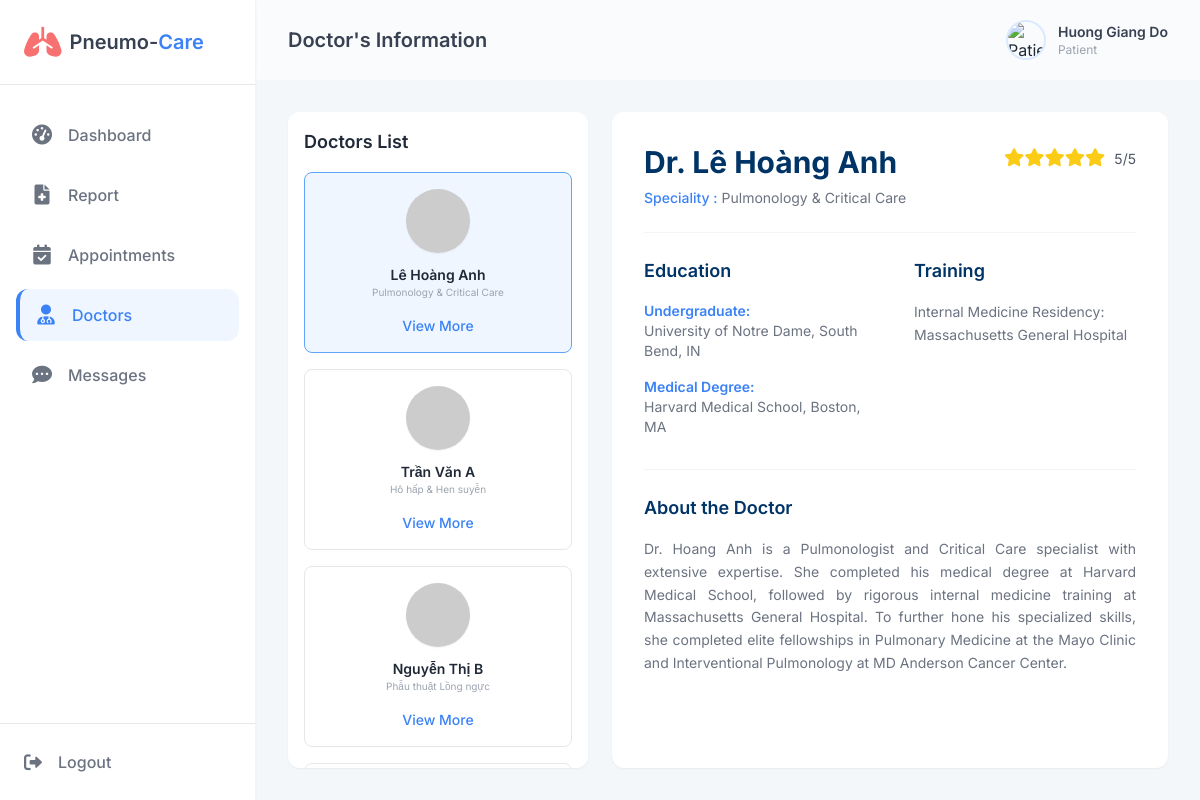
The app's page /pneumocare/pat_doctors.php (signed in) with its own data.
### tables this page shows
CREATE TABLE `Doctor_Profiles` (
  `doctor_id` int(11) NOT NULL,
  `speciality` varchar(100) DEFAULT NULL,
  `consultation_fee` decimal(10,2) DEFAULT NULL,
  `undergraduate_edu` text DEFAULT NULL,
  `medical_edu` text DEFAULT NULL,
  `training` text DEFAULT NULL,
  `affiliations` text DEFAULT NULL,
  `bio` text DEFAULT NULL
);

CREATE TABLE `Users` (
  `user_id` int(11) NOT NULL,
  `email` varchar(100) NOT NULL,
  `password_hash` varchar(255) NOT NULL,
  `full_name` varchar(100) NOT NULL,
  `role` enum('Admin','Doctor','Patient') NOT NULL,
  `avatar_url` text DEFAULT NULL,
  `is_active` tinyint(1) DEFAULT 1,
  `created_at` timestamp NOT NULL DEFAULT current_timestamp()
);

### pneumocare/pat_doctors.php (the view, shortened to what this page needs)
<?php
require 'db.php';
$patientName = $_SESSION['name'];
$patientAvatar = (!empty($_SESSION['avatar']) && $_SESSION['avatar'] != 'default.png') ? $_SESSION['avatar'] : 'img/default_patient.png';
$doctors = [];
$current_doc = null;
try {
    $doctors = $pdo->query("
        SELECT u.full_name, u.avatar_url, dp.* FROM Users u
        JOIN Doctor_Profiles dp ON u.user_id = dp.doctor_id
        WHERE u.role = 'Doctor' AND u.is_active = 1
    ")->fetchAll();
    $selected_id = isset($_GET['id']) ? $_GET['id'] : null;
    if (!$selected_id && !empty($doctors)) {
        $selected_id = $doctors[0]['doctor_id'];
    }
    if ($selected_id) {
        $stmt = $pdo->prepare("
            SELECT u.full_name, u.avatar_url, dp.* FROM Users u
            JOIN Doctor_Profiles dp ON u.user_id = dp.doctor_id
            WHERE u.user_id = ?
        ");
        $stmt->execute([$selected_id]);
        $current_doc = $stmt->fetch();
    }
} catch (PDOException $e) {
    die("<div class='bg-red-50 text-red-500 p-4 m-4 rounded'><b>Lỗi Database:</b> " . $e->getMessage() . "</div>");
}
?>
<!DOCTYPE html>
<html lang="vi">
<head>
    <script src="https://cdn.tailwindcss.com"></script>
    <link href="https://cdnjs.cloudflare.com/ajax/libs/font-awesome/6.0.0/css/all.min.css" rel="stylesheet">
</head>
<body class="flex h-screen overflow-hidden text-gray-800">
    <aside class="w-64 bg-white border-r border-gray-100 flex flex-col h-full shadow-sm z-10">
        <div class="flex items-center gap-2 p-6 border-b">
            <i class="fa-solid fa-lungs text-3xl text-red-400"></i>
            <h1 class="text-xl font-semibold text-gray-700">Pneumo-<span class="text-blue-500">Care</span></h1>
        </div>
        <nav class="flex-1 px-4 py-6 space-y-2">
            <a href="pat_dashboard.php" class="flex items-center gap-4 px-4 py-3 text-gray-500 hover:bg-gray-50 hover:text-gray-800 rounded-xl transition-colors font-medium">
                <i class="fa-solid fa-gauge-high w-5 text-center text-xl"></i>
                <span>Dashboard</span>
            </a>
            <a href="pat_report.php" class="flex items-center gap-4 px-4 py-3 text-gray-500 hover:bg-gray-50 hover:text-gray-800 rounded-xl transition-colors font-medium">
                <i class="fa-solid fa-file-medical w-5 text-center text-xl"></i>
                <span>Report</span>
            </a>
            <a href="pat_appointments.php" class="flex items-center gap-4 px-4 py-3 text-gray-500 hover:bg-gray-50 hover:text-gray-800 rounded-xl transition-colors font-medium ">
                <i class="fa-solid fa-calendar-check w-5 text-center text-xl"></i>
                <span>Appointments</span>
            </a>
            <a href="pat_doctors.php" class="sidebar-active flex items-center gap-4 px-4 py-3 rounded-xl transition-colors font-medium">
                <i class="fa-solid fa-user-doctor w-5 text-center text-xl"></i>
                <span>Doctors</span>
            </a>
            <a href="pat_messages.php" class="flex items-center gap-4 px-4 py-3 text-gray-500 hover:bg-gray-50 hover:text-gray-800 rounded-xl transition-colors font-medium">
                <i class="fa-solid fa-comment-dots w-5 text-center text-xl"></i>
                <span>Messages</span>
            </a>
        </nav>
        <div class="p-6 border-t mt-auto">
            <a href="logout.php" class="flex items-center gap-4 text-gray-500 hover:text-red-500 transition-colors font-medium">
                <i class="fa-solid fa-right-from-bracket text-lg"></i>
                <span>Logout</span>
            </a>
        </div>
    </aside>
    <main class="flex-1 flex flex-col overflow-hidden">
        <header class="h-20 bg-white/50 backdrop-blur-sm flex items-center justify-between px-8">
            <h1 class="text-xl font-semibold text-gray-700">Doctor's Information</h1>
            <div class="flex items-center space-x-3">
                <img src="<?php echo $patientAvatar; ?>"
                    class="w-10 h-10 rounded-full border-2 border-blue-100 object-cover"
                    alt="Patient Avatar">
                <div>
                    <p class="text-sm font-semibold text-gray-700"><?php echo htmlspecialchars($patientName); ?></p>
                    <p class="text-xs text-gray-400">Patient</p>
                </div>
            </div>
        </header>
        <div class="flex-1 p-8 overflow-hidden flex gap-6">
            <div class="w-[300px] bg-white rounded-xl shadow-sm p-4 flex flex-col h-full overflow-y-auto">
                <h2 class="font-semibold text-gray-800 text-lg mb-4">Doctors List</h2>
                <div class="space-y-4">
                    <?php foreach ($doctors as $doc): ?>
                    <div class="border <?php echo $selected_id == $doc['doctor_id'] ? 'border-blue-400 bg-blue-50' : 'border-gray-200'; ?> rounded-lg p-4 flex flex-col items-center transition-all">
                        <img src="<?php echo $doc['avatar_url'] ?: 'https://ui-avatars.com/api/?name='.urlencode($doc['full_name']); ?>" class="w-16 h-16 rounded-full mb-3 shadow-sm object-cover">
                        <h3 class="font-semibold text-gray-800 text-center text-sm"><?php echo htmlspecialchars($doc['full_name']); ?></h3>
                        <p class="text-[10px] text-gray-400 mb-4"><?php echo htmlspecialchars($doc['speciality']); ?></p>
                        <a href="?id=<?php echo $doc['doctor_id']; ?>" class="text-blue-500 text-sm font-medium hover:underline text-center">View More</a>
                    </div>
                    <?php endforeach; ?>
                </div>
            </div>
            <?php if ($current_doc): ?>
            <div class="flex-1 bg-white rounded-xl shadow-sm p-8 h-full overflow-y-auto">
                <div class="flex justify-between items-start mb-6">
                    <div>
                        <h1 class="text-3xl font-bold text-[#003366] mb-2">Dr. <?php echo htmlspecialchars($current_doc['full_name']); ?></h1>
                        <p class="text-gray-500 text-sm max-w-xl"><span class="text-blue-500 font-medium">Speciality :</span> <?php echo htmlspecialchars($current_doc['speciality']); ?></p>
                    </div>
                    <div class="flex flex-col items-end">
                        <div class="text-yellow-400 text-lg mb-3"><i class="fa-solid fa-star"></i><i class="fa-solid fa-star"></i><i class="fa-solid fa-star"></i><i class="fa-solid fa-star"></i><i class="fa-solid fa-star"></i> <span class="text-gray-600 text-sm ml-1">5/5</span></div>
                    </div>
                </div>
                <div class="border-t border-gray-100 my-6"></div>
                <div class="grid grid-cols-2 gap-12 mb-8">
                    <div>
                        <h3 class="font-semibold text-[#003366] text-lg mb-4">Education</h3>
                        <div class="mb-4">
                            <h4 class="text-blue-500 text-sm font-semibold">Undergraduate:</h4>
                            <p class="text-gray-500 text-sm"><?php echo htmlspecialchars($current_doc['undergraduate_edu']); ?></p>
                        </div>
                        <div>
                            <h4 class="text-blue-500 text-sm font-semibold">Medical Degree:</h4>
                            <p class="text-gray-500 text-sm"><?php echo htmlspecialchars($current_doc['medical_edu']); ?></p>
                        </div>
                    </div>
                    <div>
                        <h3 class="font-semibold text-[#003366] text-lg mb-4">Training</h3>
                        <p class="text-gray-500 text-sm leading-relaxed"><?php echo htmlspecialchars($current_doc['training']); ?></p>
                    </div>
                </div>
                <div class="border-t border-gray-100 my-6"></div>
                <div>
                    <h3 class="font-semibold text-[#003366] text-lg mb-4">About the Doctor</h3>
                    <p class="text-gray-500 text-sm leading-relaxed text-justify">
                        <?php echo nl2br(htmlspecialchars($current_doc['bio'])); ?>
                    </p>
                </div>
            </div>
            <?php else: ?>
                <div class="flex-1 bg-white rounded-xl shadow-sm p-8 flex items-center justify-center italic text-gray-400">Chọn một bác sĩ để xem chi tiết.</div>
            <?php endif; ?>
        </div>
    </main>
</body>
</html>

### pneumocare/pat_doctors.php (style rules this page uses)
* { margin: 0; padding: 0; box-sizing: border-box; }
body { font-family: 'Inter', sans-serif; background-color: #f4f7fa; color: #1f2937; }
.sidebar-active { background-color: #eff6ff; color: #3b82f6; border-left: 4px solid #3b82f6; }

### records on screen
doctor_profiles: doctor_id.full_name "Lê Hoàng Anh", speciality "Pulmonology & Critical Care", undergraduate_edu "University of Notre Dame, South Bend, IN", medical_edu "Harvard Medical School, Boston, MA", training "Internal Medicine Residency: Massachusetts General Hospital", bio "Dr. Hoang Anh is a Pulmonologist and Critical Care specialist with extensive expertise. She completed his medical degree at Harvard Medical School, followed by rigorous internal medicine training at Massachusetts General Hospital. To further hone his specialized skills, she completed elite fellowships in Pulmonary Medicine at the Mayo Clinic and Interventional Pulmonology at MD Anderson Cancer Center."
doctor_profiles: doctor_id.full_name "Trần Văn A", speciality "Hô hấp & Hen suyễn"
doctor_profiles: doctor_id.full_name "Nguyễn Thị B", speciality "Phẫu thuật Lồng ngực"

### other values on screen
$patientName "Huong Giang Do"
